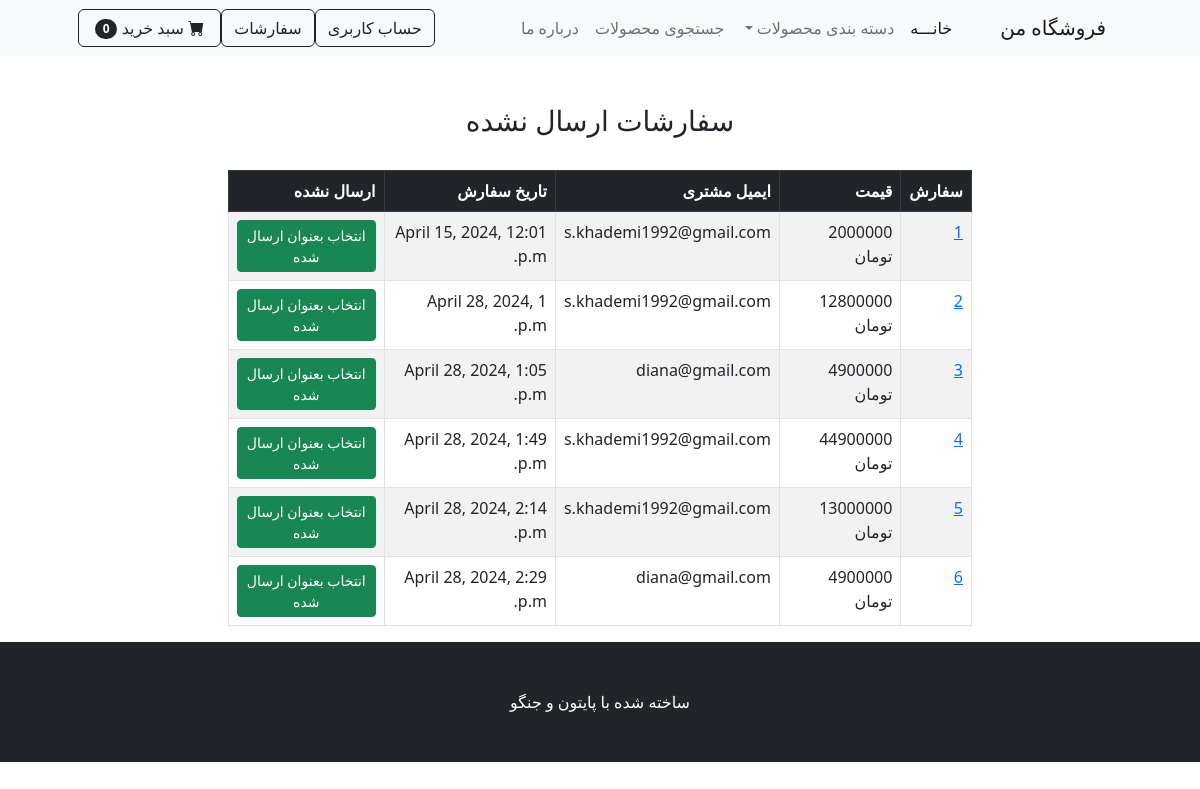
Before: /payment/not_shipped_dash/ (signed in) with the older database file.
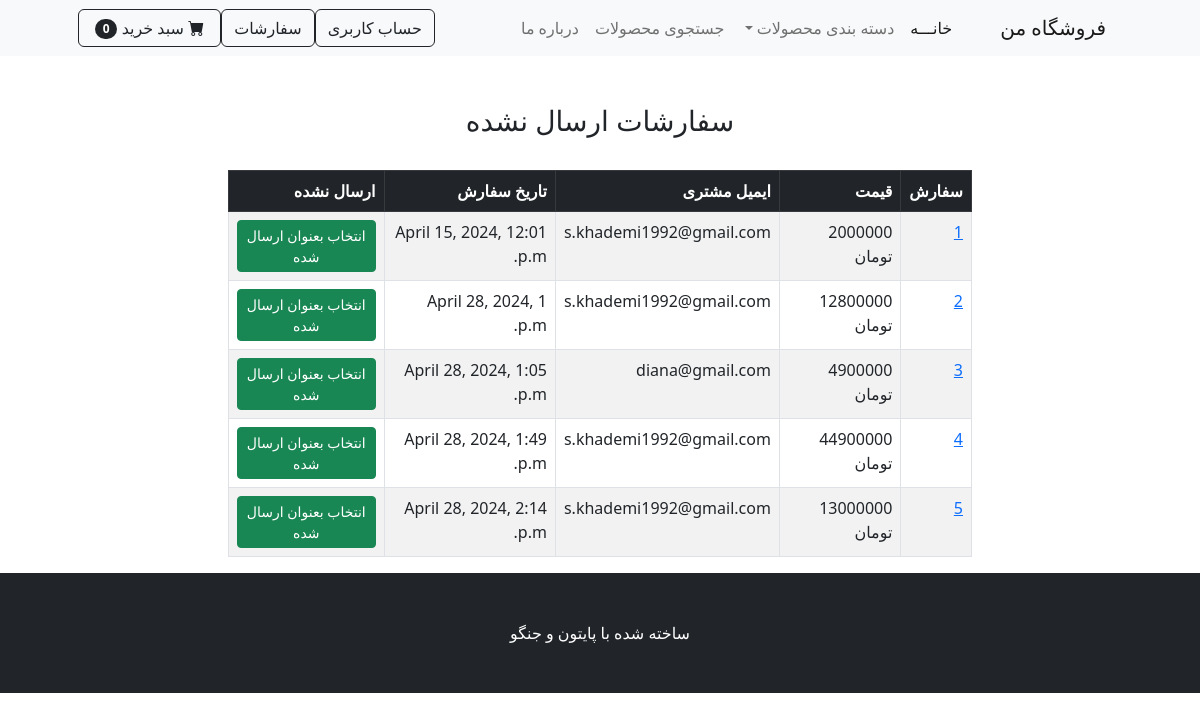
After: the same page with the newer database file.
### payment/models.py (models this page shows, shortened)
class Order(models.Model):
    user = models.ForeignKey(User, on_delete=models.CASCADE, null=True, blank=True)
    full_name = models.CharField(max_length=250)
    email = models.EmailField(max_length=250)
    shipping_address = models.TextField(max_length=15000)
    amount_paid = models.DecimalField(max_digits=12, decimal_places=0)
    date_ordered = models.DateTimeField(auto_now_add=True)
    shipped = models.BooleanField(default=False)
    date_shipped = models.DateTimeField(blank=True, null=True)

### payment/views.py (the view, shortened to what this page needs)
# urls.py: path('not_shipped_dash/', views.not_shipped_dash, name='not_shipped_dash'),
def not_shipped_dash(request):
    if request.user.is_authenticated and request.user.is_superuser:
        orders = Order.objects.filter(shipped=False)
        return render(request, 'payment/not_shipped_dash.html',{"orders":orders})
    else:
        messages.success(request, 'دسترسی شما لغو شد.')
        return redirect('home')

### cart/cart.py (called while the page is built)
    def __len__(self):
        return len(self.cart)

### cart/context_processors.py (called while the page is built)
def cart(request):
    return {'cart': Cart(request)}

### payment/templates/payment/not_shipped_dash.html (shortened to what this page needs)
{% extends 'base.html' %}
{% block content %}
    <div class="container">
        <div class="row">
            <center>
                <div class="col-8">
                    <br><br>
                    <h3>سفارشات ارسال نشده</h3>
                <br>
                    <table class="table table-striped table-hover table-bordered">
                        <thead class="table-dark">
                            <tr>
                                <th scope="col">سفارش</th>
                                <th scope="col">قیمت</th>
                                <th scope="col">ایمیل مشتری</th>
                                <th scope="col">تاریخ سفارش</th>
                                <th scope="col">ارسال نشده</th>
                            </tr>
                        </thead>
                        <tbody>
                        {% for item in orders %}
                            <tr>
                                <td><a href="{% url 'orders' item.id %}">{{ item.id }}</a></td>
                                <td>{{ item.amount_paid }} تومان</td>
                                <td>{{ item.email }}</td>
                                <td>{{ item.date_ordered }}</td>
                                <td>
                                    <form method="post">
                                        <button type="submit" class="btn btn-success btn-sm">انتخاب بعنوان ارسال شده</button>
                                    </form>
                                </td>
                            </tr>
                        {% endfor %}
                        </tbody>
                    </table>
                </div>
            </center>
        </div>
    </div>
{% endblock %}

Changed rows visible on the page:
no longer on this page (row edited): Order: id "6", amount_paid "4900000", email "diana@gmail.com", date_ordered "April 28, 2024, 2:29 p.m."
